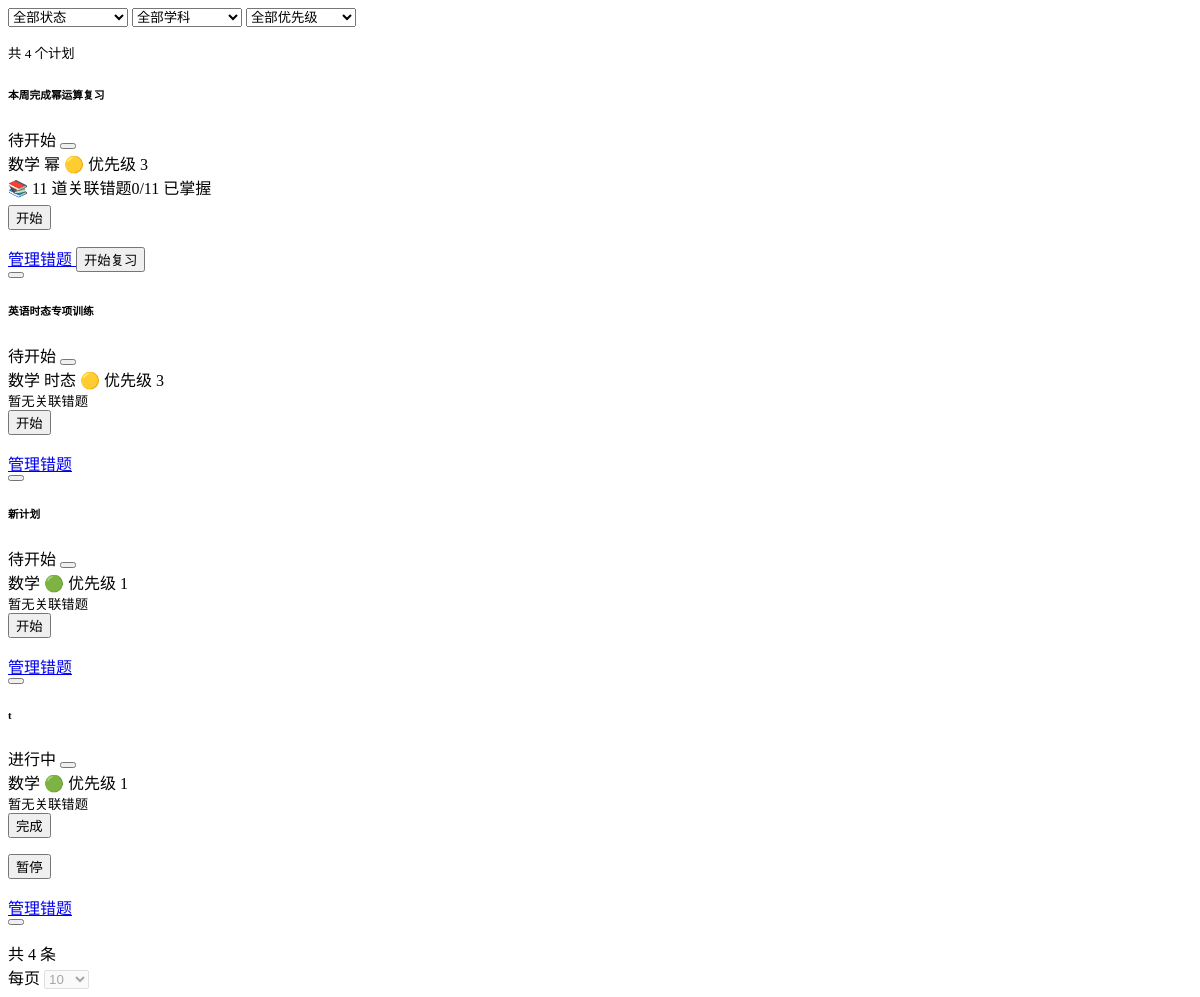
The app's page /api/study-plans/list (signed in), older data.
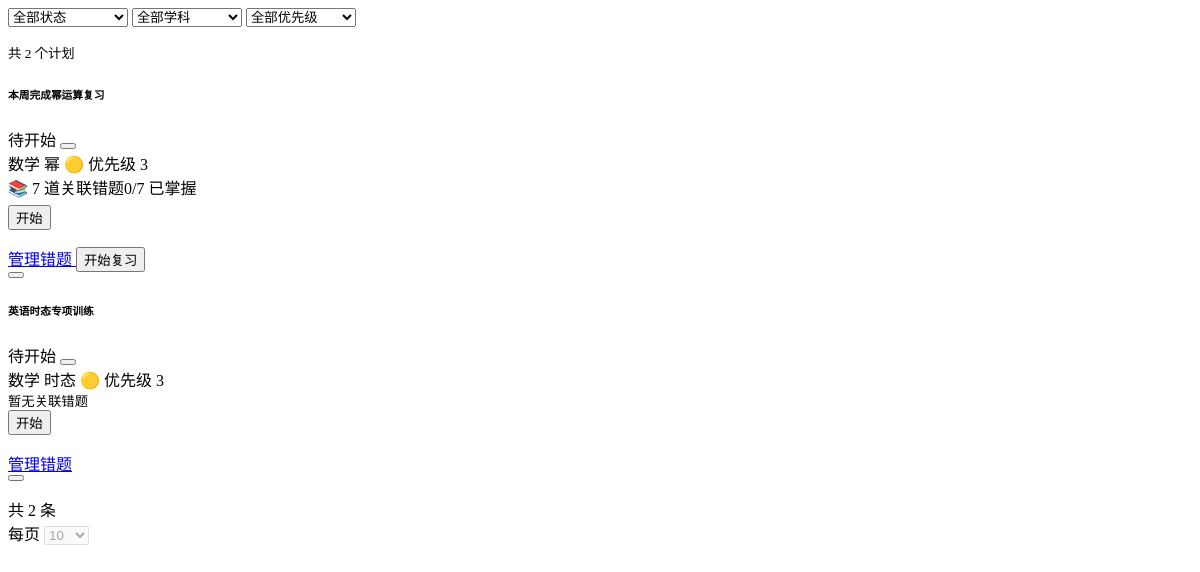
The same page, newer data.
### tables this page shows
CREATE TABLE study_plans (
            id INTEGER PRIMARY KEY AUTOINCREMENT,
            uuid TEXT NOT NULL,
            title TEXT NOT NULL,
            description TEXT DEFAULT '',
            xueke TEXT DEFAULT '',
            zhishidian TEXT DEFAULT '',
            target_date DATE,
            priority INTEGER DEFAULT 1,
            status TEXT DEFAULT 'pending',
            created_at TIMESTAMP DEFAULT CURRENT_TIMESTAMP,
            completed_at TIMESTAMP
        );

### app.py (the view)
@app.route('/api/study-plans/list')
@login_required
def api_study_plans_list():
    month = request.args.get('month', date.today().strftime('%Y-%m'))
    page = request.args.get('page', 1, type=int)
    status_filter = request.args.get('status', '')
    xueke_filter = request.args.get('xueke', '')
    priority_filter = request.args.get('priority', '', type=int)
    page, per_page, offset = paginate(request, 12)
    where = ["status != 'deleted'", "(target_date LIKE ? OR target_date IS NULL OR target_date='')"]
    params = [month + '%']
    if status_filter:
        where.append('status = ?'); params.append(status_filter)
    if xueke_filter:
        where.append('xueke = ?'); params.append(xueke_filter)
    if priority_filter:
        where.append('priority >= ?'); params.append(priority_filter)
    where_sql = ' AND '.join(where)
    total = query_db(f"SELECT COUNT(*) as cnt FROM study_plans WHERE {where_sql}", params, one=True)['cnt']
    total_pages = max(1, (total + per_page - 1) // per_page)
    plans = query_db(
        f"SELECT * FROM study_plans WHERE {where_sql} ORDER BY priority DESC, target_date ASC LIMIT ? OFFSET ?",
        params + [per_page, offset])
    plans = rows_to_dicts(plans)
    plan_mistake_counts = {}
    plan_mastered_counts = {}
    for p in plans:
        cnt = query_db("SELECT COUNT(*) as c FROM plan_mistakes WHERE plan_id=?", (p['id'],), one=True)['c']
        if cnt == 0 and p['zhishidian']:
            cnt = query_db("SELECT COUNT(*) as c FROM mistake_records WHERE zhishidian LIKE ?", ('%'+p['zhishidian']+'%',), one=True)['c']
        plan_mistake_counts[p['id']] = cnt
        mastered = query_db("SELECT COUNT(*) as c FROM plan_mistakes pm JOIN mistake_records mr ON pm.mistake_id=mr.id WHERE pm.plan_id=? AND mr.status='mastered'", (p['id'],), one=True)['c']
        if mastered == 0 and p['zhishidian']:
            mastered = query_db("SELECT COUNT(*) as c FROM mistake_records WHERE zhishidian LIKE ? AND status='mastered'", ('%'+p['zhishidian']+'%',), one=True)['c']
        plan_mastered_counts[p['id']] = mastered
    return render_template('study_plan_list.html',
        plans=plans, plan_mistake_counts=plan_mistake_counts,
        plan_mastered_counts=plan_mastered_counts,
        subjects=Config.get_subjects(),
        page=page, total_pages=total_pages, total=total,
        month=month, status_filter=status_filter,
        xueke_filter=xueke_filter, priority_filter=priority_filter, per_page=per_page)

### app.py (called while the page is built, shortened)
@app.after_request
def add_security_headers(resp):
    resp.headers['X-Frame-Options'] = 'DENY'
    resp.headers['X-Content-Type-Options'] = 'nosniff'
    resp.headers['Referrer-Policy'] = 'strict-origin-when-cross-origin'
    return resp

@app.before_request
def csrf_check():
    if 'csrf_token' not in session:
        session['csrf_token'] = str(uuid_mod.uuid4())
    if request.method in ('GET', 'HEAD', 'OPTIONS'):
        return

def login_required(f):
    @wraps(f)
    def decorated(*a, **kw):
        if 'user_id' not in session:
            return redirect(url_for('login', next=request.path))
        return f(*a, **kw)
    return decorated

@app.before_request
def before_request():
    g.user_uuid = get_or_create_uuid()
    g.username = session.get('username', '')

### config.py (called while the page is built)
    @staticmethod
    def get_subjects():
        try:
            from database import query_db
            rows = query_db("SELECT name FROM base_data WHERE category='subject' ORDER BY sort_order")
            if rows:
                return [r['name'] for r in rows]
        except Exception:
            pass
        return Config.SUBJECTS

### database.py (called while the page is built)
def rows_to_dicts(rows):
    return [dict(r) for r in rows]

### templates/study_plan_list.html (shortened to what the changed rows need)
<div class="d-flex justify-content-between align-items-center mb-3 flex-wrap gap-2">
    <form id="plan-filter-form" class="d-flex flex-wrap gap-2 align-items-end" onsubmit="return false">
        <select name="status" class="form-select form-select-sm" style="width:120px" onchange="loadPlans()">
        </select>
        <select name="xueke" class="form-select form-select-sm" style="width:110px" onchange="loadPlans()">
        </select>
        <select name="priority" class="form-select form-select-sm" style="width:110px" onchange="loadPlans()">
        </select>
    </form>
    <small class="text-muted">共 {{ total }} 个计划</small>
</div>
<div class="row g-3">
    {% if plans %}
    {% for plan in plans %}
    <div class="col-md-6 col-lg-4">
        <div class="card h-100 shadow-sm plan-card" id="plan-{{ plan['id'] }}">
            <div class="card-body">
                <div class="d-flex justify-content-between align-items-start mb-2">
                    <h6 class="fw-bold mb-0">{{ plan['title'] }}</h6>
                    <div class="d-flex gap-1">
                        <span class="badge bg-{{ 'success' if plan['status'] == 'completed' else 'warning' if plan['status'] in ('in_progress','paused') else 'secondary' if plan['status'] == 'cancelled' else 'info' }}">
                            {{ {'pending': '待开始', 'in_progress': '进行中', 'completed': '已完成', 'cancelled': '已取消', 'paused': '已暂停'}.get(plan['status'], plan['status']) }}
                        </span>
                        <button class="btn btn-outline-secondary btn-sm py-0 px-1" title="编辑计划"
                                onclick="editPlan({{ plan['id'] }}, '{{ plan['title']|e }}', '{{ (plan['description'] or '')|e }}', '{{ plan['xueke'] }}', '{{ plan['zhishidian'] }}', '{{ plan['target_date'] or '' }}', {{ plan['priority'] }})">
                        </button>
                    </div>
                </div>
                <div class="d-flex flex-wrap gap-1 mb-2">
                    {% if plan['xueke'] %}
                    <span class="badge bg-primary">{{ plan['xueke'] }}</span>
                    {% endif %}
                    {% if plan['zhishidian'] %}
                    <span class="knowledge-badge">{{ plan['zhishidian'] }}</span>
                    {% endif %}
                    <span class="badge bg-light text-dark">
                        {% if plan['priority'] >= 4 %}🔴{% elif plan['priority'] >= 2 %}🟡{% else %}🟢{% endif %}
                        优先级 {{ plan['priority'] }}
                    </span>
                </div>
                {% set mc = plan_mistake_counts.get(plan['id'], 0) %}
                {% set md = plan_mastered_counts.get(plan['id'], 0) %}
                {% if mc > 0 %}
                <div class="mt-1">
                    <div class="d-flex justify-content-between small text-muted">
                        <span>📚 {{ mc }} 道关联错题</span><span>{{ md }}/{{ mc }} 已掌握</span>
                    </div>
                    <div class="progress" style="height:6px;border-radius:3px;">
                    </div>
                </div>
                {% else %}
                <div class="mt-1"><small class="text-muted"> 暂无关联错题</small></div>
                {% endif %}
                <div class="mt-2 d-flex flex-wrap gap-1">
                    {% if plan['status'] == 'pending' %}
                    <form method="POST" action="{{ url_for('update_study_plan', plan_id=plan['id']) }}" class="d-inline">
                        <button class="btn btn-warning btn-sm"> 开始</button>
                    </form>
                    {% elif plan['status'] == 'in_progress' %}
                    <form method="POST" action="{{ url_for('update_study_plan', plan_id=plan['id']) }}" class="d-inline">
                        <button class="btn btn-success btn-sm"> 完成</button>
                    </form>
                    <form method="POST" action="{{ url_for('pause_study_plan', plan_id=plan['id']) }}" class="d-inline">
                        <button class="btn btn-outline-secondary btn-sm"> 暂停</button>
                    </form>
                    {% elif plan['status'] == 'paused' %}
                    <form method="POST" action="{{ url_for('resume_study_plan', plan_id=plan['id']) }}" class="d-inline">
                        <input type="hidden" name="csrf_token" value="{{ session.get('csrf_token', '') }}">
                        <button class="btn btn-warning btn-sm"><i class="bi bi-play-fill"></i> 恢复</button>
                    </form>
                    {% endif %}
                    <a href="{{ url_for('plan_mistakes', plan_id=plan['id']) }}" class="btn btn-outline-primary btn-sm">
                         管理错题
                    </a>
                    {% if mc > 0 %}
                    <button class="btn btn-outline-info btn-sm" onclick="reviewPlan({{ plan['id'] }})">
                         开始复习
                    </button>
                    {% endif %}
                    <form method="POST" action="{{ url_for('delete_study_plan', plan_id=plan['id']) }}" class="d-inline">
                        <button class="btn btn-outline-danger btn-sm" onclick="return confirm('确定删除「{{ plan['title'] }}」吗？')">
                        </button>
                    </form>
                </div>
            </div>
        </div>
    </div>
    {% endfor %}
    {% endif %}
</div>
<div class="d-flex justify-content-between align-items-center mt-3">
    <div class="text-muted small">共 {{ total }} 条{% if total_pages > 1 %}，第 {{ page }}/{{ total_pages }} 页{% endif %}</div>
    <div class="d-flex align-items-center gap-2">
        <span class="text-muted small">每页</span>
        <select class="form-select form-select-sm per-page-select" style="width:auto" onchange="loadPlans(1, this.value)" {% if total <= per_page and total_pages <= 1 %}disabled{% endif %}>
        </select>
    </div>
</div>

Row changes from the older to the newer data that the page shows:
no longer on this page (row edited): study_plans: title "新计划", status "待开始", xueke "数学", priority "1", shows "暂无关联错题"
no longer on this page (row edited): study_plans: title "t", status "进行中", xueke "数学", priority "1", shows "暂无关联错题"
computed for study_plans "本周完成幂运算复习": id "11" → "7"
Text that changed along with them:
{{ total }}: "4" → "2"
